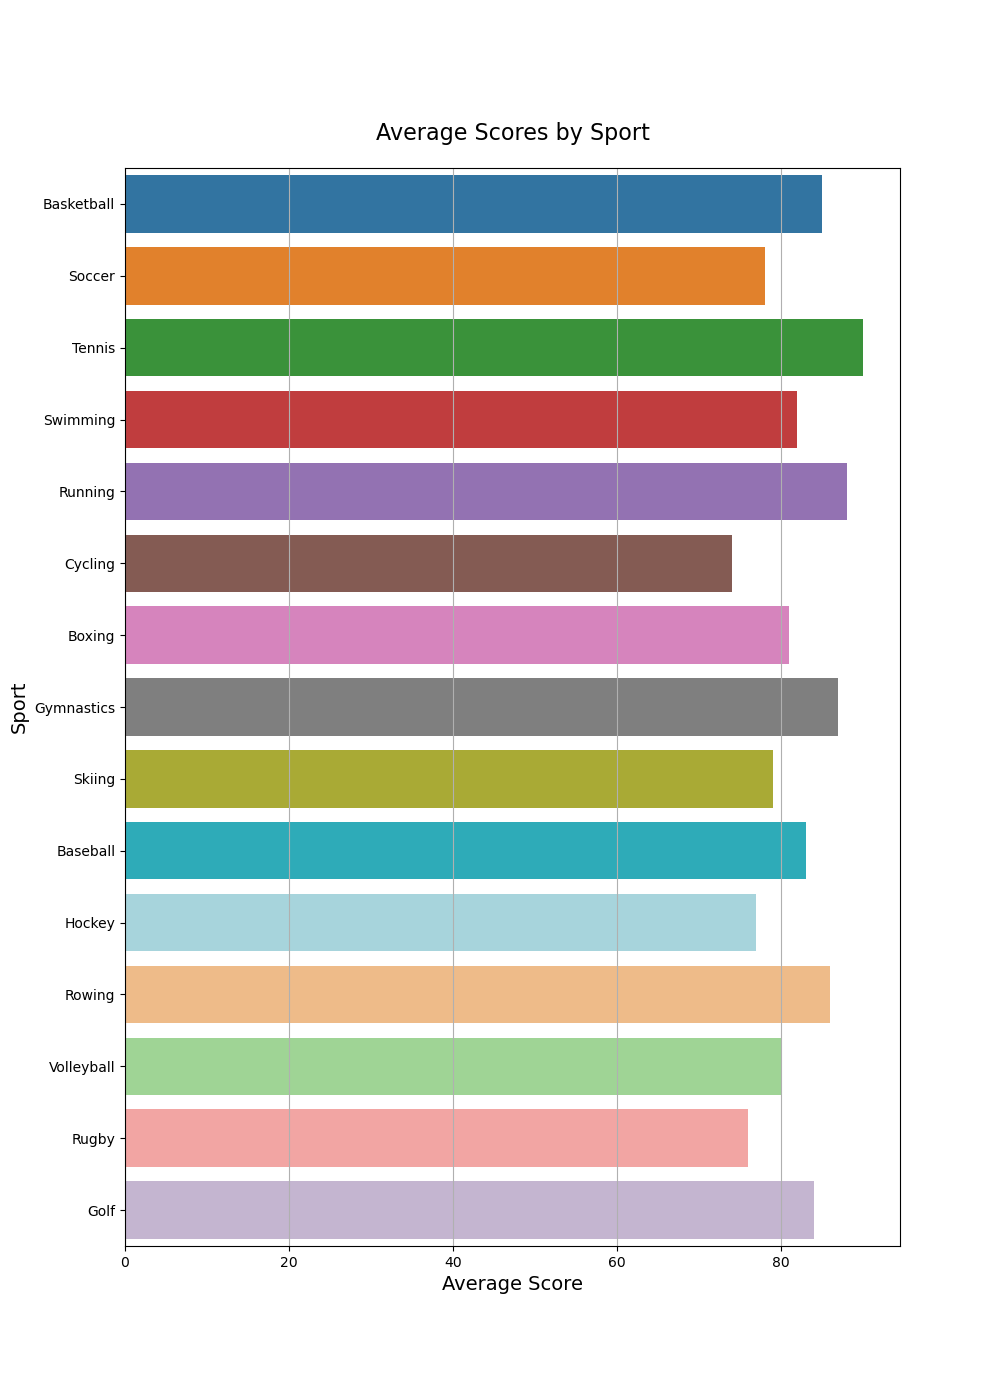

Python code for this plot:

import seaborn as sns
import pandas as pd
import matplotlib.pyplot as plt

# Data preparation
data = {
    'Sport': ['Basketball', 'Soccer', 'Tennis', 'Swimming', 'Running', 'Cycling', 'Boxing', 'Gymnastics', 'Skiing', 'Baseball', 'Hockey', 'Rowing', 'Volleyball', 'Rugby', 'Golf'],
    'Average_Score': [85, 78, 90, 82, 88, 74, 81, 87, 79, 83, 77, 86, 80, 76, 84]
}

df = pd.DataFrame(data)

# Plotting
plt.figure(figsize=(10, 14))
sns.barplot(x='Average_Score', y='Sport', data=df, palette=["#1f77b4", "#ff7f0e", "#2ca02c", "#d62728", "#9467bd", "#8c564b", "#e377c2", "#7f7f7f", "#bcbd22", "#17becf", "#9edae5", "#ffbb78", "#98df8a", "#ff9896", "#c5b0d5"], linewidth=0.8)

# Customize the chart
plt.title('Average Scores by Sport', fontsize=16, pad=20)
plt.xlabel('Average Score', fontsize=14)
plt.ylabel('Sport', fontsize=14)
plt.grid(axis='x')

# Show the plot
plt.show()
